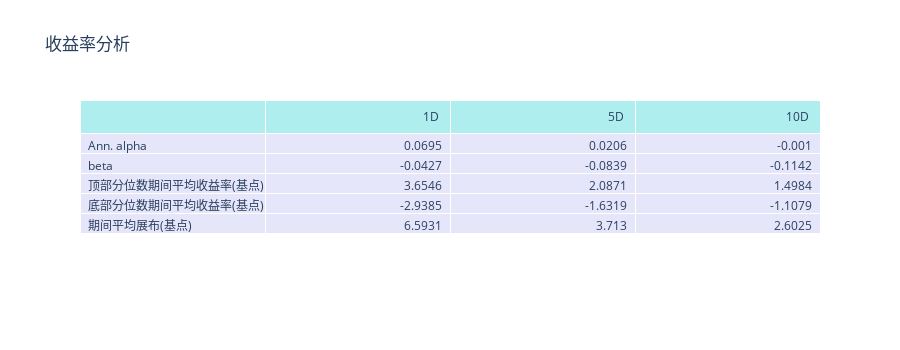
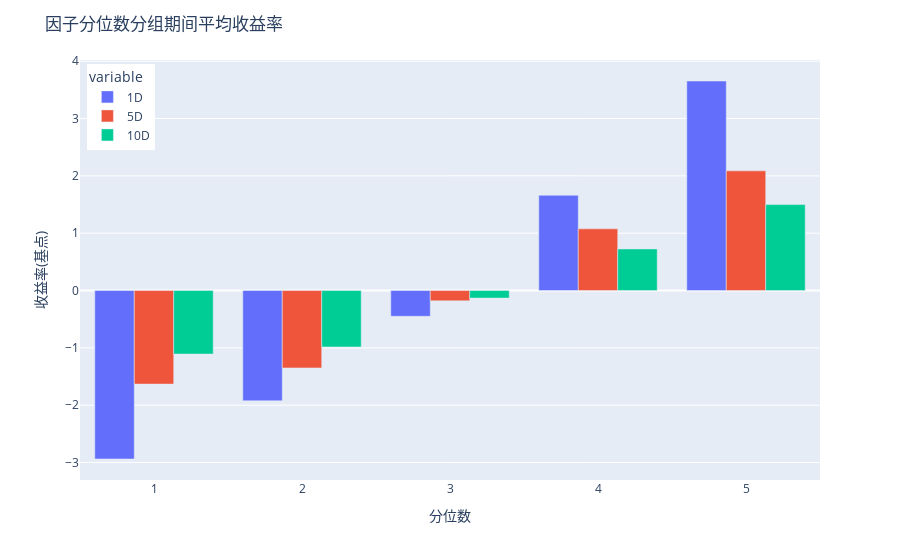
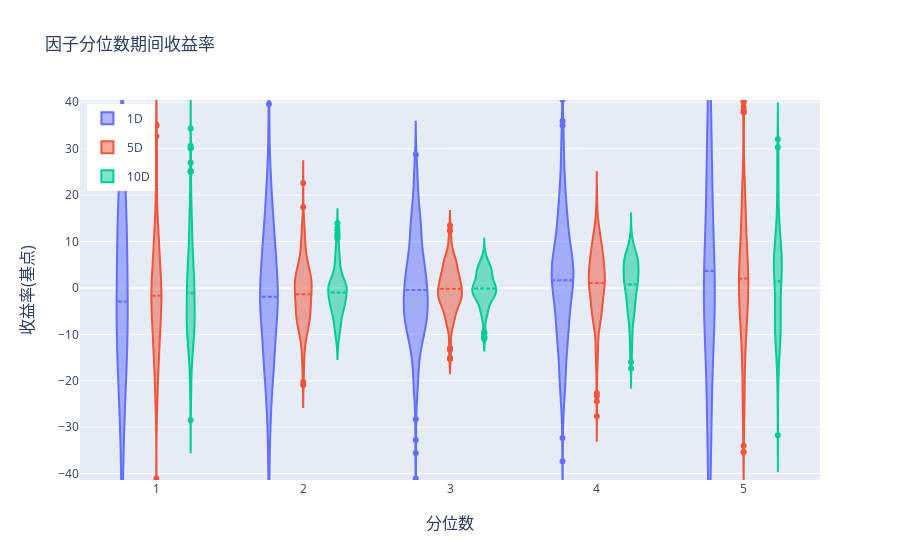
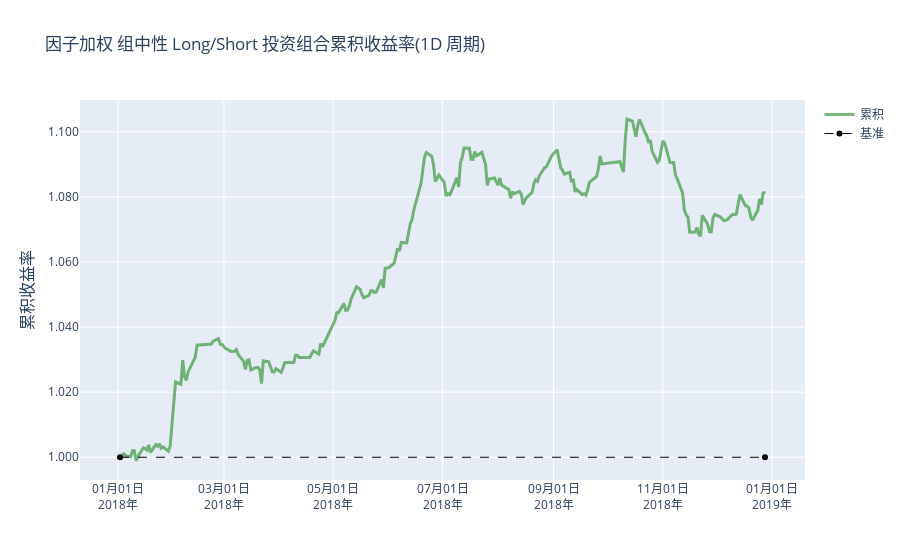

Notebook cell for these charts, in order:
### Markdown cell above
## Writing Group Neutral Strategies

Not only does Alphalens allow us to simulate how our alpha factor would perform in a long/short trading strategy, it also allows us to simulate how it would do if we went long/short on every group! 

Grouping by sector, and going long/short on each sector allows you to limit exposure to the overall movement of sectors. For example, you may have noticed in step three of this tutorial, that certain sectors had all positive returns, or all negative returns. That information isn't useful to us, because that just means the sector group outperformed (or underperformed) the market; it doesn't give us any insight into how our factor performs within that sector.

Since we grouped our assets by sector in the previous cell, going group neutral is easy; just make the two following changes:
- Pass `binning_by_group=True` as an argument to `get_clean_factor_and_forward_returns()`.
- Pass `group_neutral=True` as an argument to `create_full_tear_sheet()`.

**The following cell has made the approriate changes. Try running it and notice how the results differ from the previous cell.**`m

### Code cell
factor_data = get_clean_factor_and_forward_returns(
    pipeline_output['factor_to_analyze'],
    prices=pricing_data,
    groupby=pipeline_output['sector'],
    groupby_labels=sector_labels,
    binning_by_group=True,
)

create_returns_tear_sheet(factor_data, by_group=True, group_neutral=True)

### Figure 1 — Plotly figure (JSON) as saved in the notebook; plotly's stock layout.template omitted (floating-point values rounded to 4 significant figures)
{"data": [{"cells": {"align": ["left", "right"], "fill": {"color": "lavender"}, "values": [["Ann. alpha", "beta", "顶部分位数期间平均收益率(基点)", "底部分位数期间平均收益率(基点)", "期间平均展布(基点)"], [0.0695, -0.0427, 3.655, -2.938, 6.593], [0.0206, -0.0839, 2.087, -1.632, 3.713], [-0.001, -0.1142, 1.498, -1.108, 2.603]]}, "header": {"align": ["left", "right"], "fill": {"color": "paleturquoise"}, "values": ["", "1D <br>", "5D <br>", "10D <br>"]}, "type": "table"}], "layout": {"height": 350, "title": {"text": "收益率分析"}}}

### Figure 2 — Plotly figure (JSON) as saved in the notebook; plotly's stock layout.template omitted (floating-point values rounded to 4 significant figures)
{"data": [{"alignmentgroup": "True", "hovertemplate": "variable=1D<br>factor_quantile=%{x}<br>value=%{y}<extra></extra>", "legendgroup": "1D", "marker": {"color": "#636efa"}, "name": "1D", "offsetgroup": "1D", "orientation": "v", "showlegend": true, "textposition": "auto", "type": "bar", "x": [1, 2, 3, 4, 5], "xaxis": "x", "y": [-2.938, -1.923, -0.4497, 1.661, 3.655], "yaxis": "y"}, {"alignmentgroup": "True", "hovertemplate": "variable=5D<br>factor_quantile=%{x}<br>value=%{y}<extra></extra>", "legendgroup": "5D", "marker": {"color": "#EF553B"}, "name": "5D", "offsetgroup": "5D", "orientation": "v", "showlegend": true, "textposition": "auto", "type": "bar", "x": [1, 2, 3, 4, 5], "xaxis": "x", "y": [-1.632, -1.35, -0.1799, 1.076, 2.087], "yaxis": "y"}, {"alignmentgroup": "True", "hovertemplate": "variable=10D<br>factor_quantile=%{x}<br>value=%{y}<extra></extra>", "legendgroup": "10D", "marker": {"color": "#00cc96"}, "name": "10D", "offsetgroup": "10D", "orientation": "v", "showlegend": true, "textposition": "auto", "type": "bar", "x": [1, 2, 3, 4, 5], "xaxis": "x", "y": [-1.108, -0.9846, -0.1316, 0.7252, 1.498], "yaxis": "y"}], "layout": {"barmode": "group", "legend": {"title": {"text": "variable"}, "tracegroupgap": 0, "x": 0.01, "xanchor": "left", "y": 0.99, "yanchor": "top"}, "margin": {"t": 60}, "title": {"text": "因子分位数分组期间平均收益率"}, "xaxis": {"anchor": "y", "domain": [0, 1], "title": {"text": "分位数"}}, "yaxis": {"anchor": "x", "domain": [0, 1], "range": [null, null], "title": {"text": "收益率(基点)"}}}}

### Figure 3 — Plotly figure (JSON) as saved in the notebook; plotly's stock layout.template omitted (floating-point values rounded to 4 significant figures; data arrays with more than 128 entries replaced by an {"elided": "..."} marker saying what was removed)
{"data": [{"box": {"visible": false}, "legendgroup": "1D", "meanline": {"visible": true}, "name": "1D", "scalegroup": "1D", "type": "violin", "x": {"elided": "1215 int values"}, "y": {"elided": "1215 float values"}}, {"box": {"visible": false}, "legendgroup": "5D", "meanline": {"visible": true}, "name": "5D", "scalegroup": "5D", "type": "violin", "x": {"elided": "1215 int values"}, "y": {"elided": "1215 float values"}}, {"box": {"visible": false}, "legendgroup": "10D", "meanline": {"visible": true}, "name": "10D", "scalegroup": "10D", "type": "violin", "x": {"elided": "1215 int values"}, "y": {"elided": "1215 float values"}}], "layout": {"annotations": [{"font": {"size": 16}, "showarrow": false, "text": "分位数", "x": 0.5, "xanchor": "center", "xref": "paper", "y": 0, "yanchor": "top", "yref": "paper", "yshift": -30}, {"font": {"size": 16}, "showarrow": false, "text": "收益率(基点)", "textangle": -90, "x": 0, "xanchor": "right", "xref": "paper", "xshift": -40, "y": 0.5, "yanchor": "middle", "yref": "paper"}], "legend": {"x": 0.01, "xanchor": "left", "y": 0.99, "yanchor": "top"}, "title": {"text": "因子分位数期间收益率"}, "violinmode": "group", "xaxis": {"anchor": "y", "domain": [0, 1]}, "yaxis": {"anchor": "x", "domain": [0, 1], "range": [-41.39, 40.49]}}}

### Figure 4 — Plotly figure (JSON) as saved in the notebook; plotly's stock layout.template omitted (floating-point values rounded to 4 significant figures; data arrays with more than 128 entries replaced by an {"elided": "..."} marker saying what was removed)
{"data": [{"line": {"color": "forestgreen", "width": 3}, "name": "累积", "opacity": 0.6, "type": "scatter", "x": {"elided": "243 str values"}, "y": {"elided": "243 float values"}}, {"line": {"color": "black", "dash": "dash", "width": 1}, "name": "基准", "type": "scatter", "x": ["2018-01-02T00:00:00+00:00", "2018-12-28T00:00:00+00:00"], "y": [1, 1]}], "layout": {"annotations": [{"font": {"size": 16}, "showarrow": false, "text": "累积收益率", "textangle": -90, "x": 0, "xanchor": "right", "xref": "paper", "xshift": -40, "y": 0.5, "yanchor": "middle", "yref": "paper"}], "title": {"text": "因子加权 组中性 Long/Short 投资组合累积收益率(1D 周期)"}, "xaxis": {"anchor": "y", "domain": [0, 1], "tickformat": "%m月%d日<br>%Y年"}, "yaxis": {"anchor": "x", "domain": [0, 1], "tickformat": ".3f"}}}
